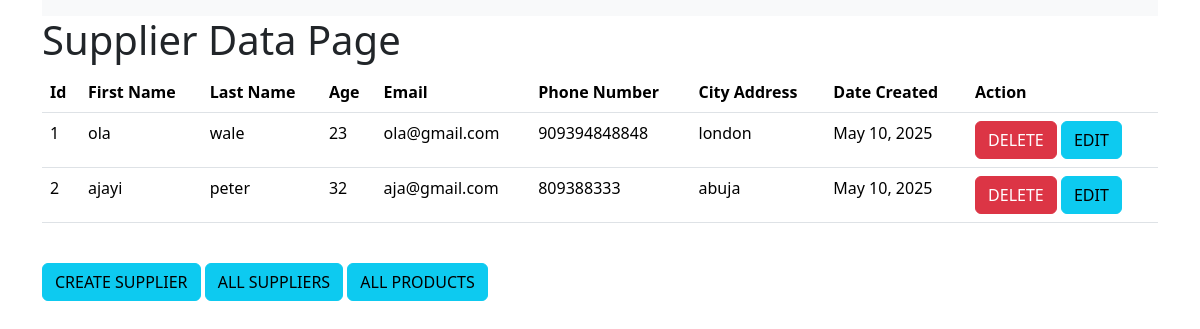
The app's page /allsuppliers, older data.
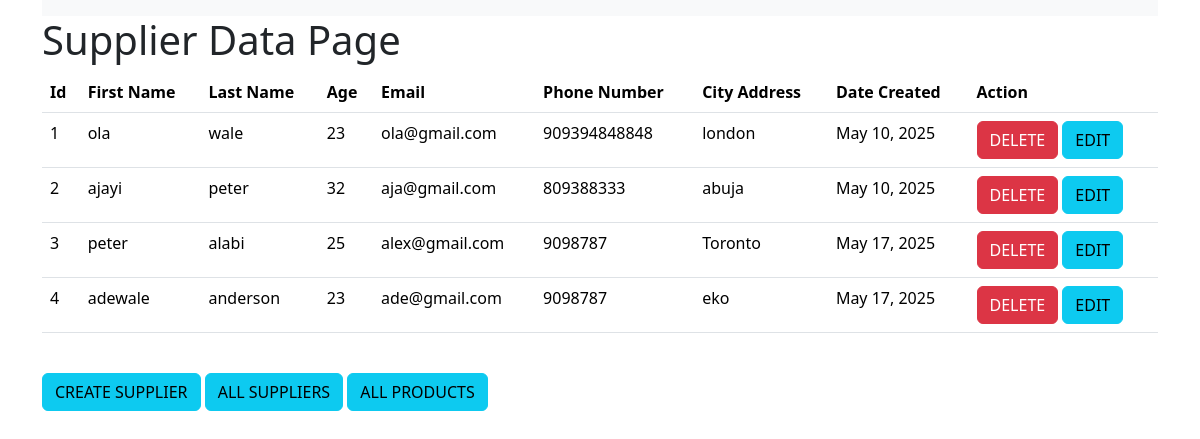
The same page, newer data.
### inventoryapp/models.py (models this page shows, shortened)
class Supplier(models.Model):
    firstName = models.CharField(max_length=45)
    lastName = models.CharField(max_length=45)
    age = models.IntegerField()
    email = models.EmailField()
    phoneNumber = models.IntegerField()
    address = models.CharField(max_length=45)
    date_created = models.DateField(auto_now_add=True)

### inventoryapp/views.py (the view)
# urls.py: path('allsuppliers', views.allsuppliers, name='allsuppliers'),
def allsuppliers(request):
    suppliers = Supplier.objects.all()
    return render(request, "allsuppliers.html", context={"suppliers": suppliers})

### templates/allsuppliers.html (shortened to what this page needs)
<!DOCTYPE html>
<html lang="en">
<head>
     <link href="https://cdn.jsdelivr.net/npm/bootstrap@5.3.2/dist/css/bootstrap.min.css" rel="stylesheet"
>
</head>
<body>
<div class="container">
  <div class="row justify-content-center">
    <div class="col-md-12">
<nav class="navbar bg-dark navbar-expand-lg bg-body-tertiary">
</nav>
  <marquee><h1> Supplier Data Page</h1></marquee>
        <table class="table">
          <thead>
            <tr>
                <th scope="col">Id</th>
                <th scope="col">First Name</th>
                <th scope="col">Last Name</th>
                <th scope="col">Age</th>
                <th scope="col">Email</th>
                <th scope="col">Phone Number</th>
                <th scope="col">City Address</th>
                <th scope="col">Date Created</th>
                <th scope="col">Action</th>
            </tr>
          </thead>
          <tbody>
             {% for supplier in suppliers %}
            <tr>
                <td>{{supplier.id}}</td>
                <td>{{supplier.firstName}}</td>
                <td>{{supplier.lastName}}</td>
                <td>{{supplier.age}}</td>
                <td>{{supplier.email}}</td>
                <td>{{supplier.phoneNumber}}</td>
                <td>{{supplier.address}}</td>
                <td>{{supplier.date_created}}</td>
                <td><a href="{% url 'removesupplier' supplier.id %}" class="btn btn-danger">DELETE</a>
                    <a href="{% url 'updatesupplier' supplier.id %}" class="btn btn-info">EDIT</a>
                </td>
            </tr>
            {% endfor %}
          </tbody>
        </table><br>
         <a href="{% url 'createsupplier' %}" class="btn btn-info">CREATE SUPPLIER</a>
        <a href="{% url 'allsuppliers'%}" class="btn btn-info">ALL SUPPLIERS</a>
        <a href="{% url 'allproducts'%}" class="btn btn-info">ALL PRODUCTS</a>
        <br><br>
    </div>
  </div>
</div>
</body>
</html>

Row changes from the older to the newer data that the page shows:
added Supplier: id "3", firstName "peter", lastName "alabi", age "25", email "alex@gmail.com", phoneNumber "9098787", address "Toronto", date_created "May 17, 2025"
added Supplier: id "4", firstName "adewale", lastName "anderson", age "23", email "ade@gmail.com", phoneNumber "9098787", address "eko", date_created "May 17, 2025"
